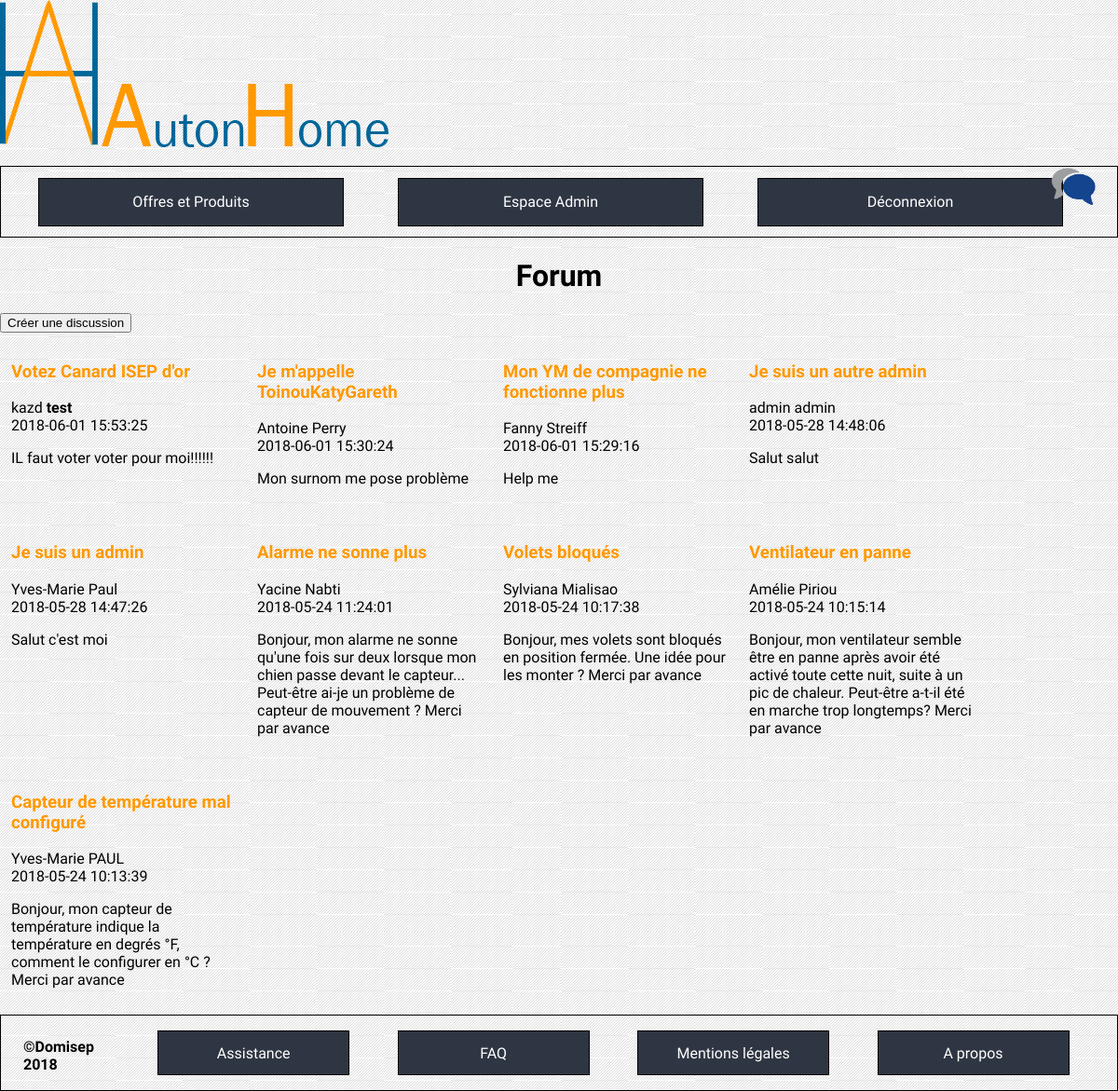
Screenshot of /index.php?cible=indexforum (signed in) with the database file from the repository.
### tables this page shows
CREATE TABLE `forum_discussion` (
  `ID` int(11) NOT NULL,
  `topic` text NOT NULL,
  `text` text NOT NULL,
  `id_user` int(11) NOT NULL,
  `dateTime` datetime NOT NULL
);

CREATE TABLE `user` (
  `ID` int(11) NOT NULL,
  `firstName` varchar(100) NOT NULL,
  `lastName` varchar(100) NOT NULL,
  `mail` varchar(100) NOT NULL,
  `password` varchar(255) NOT NULL,
  `phoneNumber` varchar(10) NOT NULL,
  `addressNumber` int(4) NOT NULL,
  `addressStreet` varchar(100) NOT NULL,
  `addressZipCode` int(10) NOT NULL,
  `addressCity` varchar(100) NOT NULL,
  `addressCountry` varchar(100) NOT NULL,
  `type` varchar(100) NOT NULL
);

### controleurs/indexforum.php (called while the page is built, shortened)
<?php
if(isLoggedAsAdmin()){
    $section = 'indexforum';
    $value = getAllMessagesWithNames($bdd);
    $value = array_reverse($value);
}
elseif (isLoggedAsUser()){
    $status="LU";
    $section = 'indexforum';
    $value = getAllMessagesWithNames($bdd);
    $value = array_reverse($value);
}
else{
    $status="UU";
}
include('vues/indexforum.php');

### index.php (called while the page is built, shortened)
<?php
include("controleurs/functions.php");
if(isset($_GET['cible']) && !empty($_GET['cible'])) {
    $url = $_GET['cible'];
} else {
    $url = 'accueil';
}
include('controleurs/' . $url . '.php');

### controleurs/functions.php (called while the page is built, shortened)
<?php
function isLoggedAsAdmin()
{
    if(isset($_SESSION["type"])){
        if ($_SESSION["type"]=="admin") {
            return true;
        } else {
            return false;
        }
    }
    else{
        return false;
    }
}

### modele/forumDiscussion.php (called while the page is built, shortened)
<?php
function getAllMessagesWithNames($bdd){
$statement = $bdd->prepare('SELECT forum_discussion.ID, firstName, lastName, topic, text, dateTime FROM user INNER JOIN forum_discussion ON user.ID = forum_discussion.id_user');
$statement->execute();
return $statement->fetchAll();
}

### vues/indexForum.php (the view)
<?php
require ('vues/header_'.$status.'.php');
?>
<div class="principal">
    <h1> Forum </h1>
    <a href="index.php?cible=forum"> <button class="nouvelle_discussion" type="submit" name="submit"> Créer une discussion </button> </a>
    <div class="discussion">
        <?php foreach ($value as $element) { ?>
            <div class="discussion-infos">
                <h3> <a href="index.php?cible=forummessage&id=<?php echo ($element["ID"]);?>"> <?php echo($element["topic"]); ?> </a> </h3>
                <p> <?php echo($element['firstName']);?>    <?php echo($element['lastName']);?> <br> <?php echo($element["dateTime"]); ?> </p>
                <p><?php echo($element["text"]) ?></p>
            </div>
    <?php } ?>
    </div>
</div>
<?php
require('vues/footer.php');
?>

### vues/header_AD.php (shortened to what this page needs)
<!DOCTYPE html>
<head>
    <link rel="stylesheet" type="text/css" href="vues/CSS/all.css"/>
    <link rel="stylesheet" type="text/css" href="vues/CSS/header_AD.css"/>
    <link rel="stylesheet" type="text/css" href="vues/CSS/footer.css"/>
    <?php
    echo ('<link rel="stylesheet" type="text/css" href="vues/CSS/'.$section.'.css"/>');
    ?>
</head>
<body>
<header>
    <div class="header-title">
        <a href="index.php?cible=accueil"><img src="ressources/logo/logodomisep_logo.png"/></a>
        <a href="index.php?cible=accueil"><img src="ressources/logo/logodomisep_logo_texte.png"/></a>
    </div>
    <a href="index.php?cible=indexforum" ><img src="ressources/logo/forum.jpg" class="forum-logo"/></a>
    <nav>
        <ul>
            <a href="index.php?cible=nosoffres">
                <li>
                Offres et Produits
                </li>
            </a>
            <a href="index.php?cible=espaceadmin">
                <li>
                    Espace Admin
                </li>
            </a>
            <a href="index.php?cible=logout">
                <li>
                    Déconnexion
                </li>
            </a>
        </ul>
    </nav>
</header>

### vues/footer.php (shortened to what this page needs)
<link rel="stylesheet" type="text/css" href="vues/CSS/footer.css"/>
<footer>
    <div class="droit-reserve">
        &copy;Domisep 2018
    </div>
    <div class="footer-links">
        <ul>
            <a href="index.php?cible=assistance">
                <li>
                    Assistance
                </li>
            </a>
            <a href="index.php?cible=faq">
                <li>
                    FAQ
                </li>
            </a>
            <a href="index.php?cible=mentionslegales">
                <li>
                    Mentions légales
                </li>
            </a>
            <a href="index.php?cible=apropos">
                <li>
                    A propos
                </li>
            </a>
        </ul>
</footer>
</body>
</html>

### vues/CSS/all.css (style rules this page uses)
body { font-family: 'Muli', sans-serif; background: url("../../ressources/pictures/fondblanc.jpg") fixed ; margin: 0; }

### vues/CSS/header_AD.css (style rules this page uses)
header { margin-bottom: 5px; }
header a { color: black; text-decoration: none ; }
header nav ul { display: block; display: flex; flex-direction: row; border: 0.5px solid black; }
header nav a li { display: block; color: white; }
header nav a { text-decoration: none; list-style-type: none; margin-right: 5%; background-color: rgb(47,54,67); border: 1px solid black; line-height: 50px; width: 100%; text-align: center; margin-top: 1%; margin-bottom: 1%; }
.forum-logo { position: absolute; top : 15%; right: 2%; width: 4%; height: auto; }

### vues/CSS/footer.css (style rules this page uses)
footer { border: 0.5px solid black; display: flex; }
footer a { color: black; text-decoration: none ; }
.footer-links { display : flex; width: 100%; }
.footer-links ul { display: flex; justify-content: flex-end; list-style-type: none; width: 100%; }
.footer-links ul a { display: block; margin-right: 5%; background-color: rgb(47,54,67); border: 1px solid black; text-align: center; padding-right: 3%; padding-left: 3%; color: white; width: 100%; padding-top: 1.3%; padding-bottom: 1.3%; }
.droit-reserve { font-size : 100%; font-weight: bold; margin-left: 2%; margin-top: 2%; }

### vues/CSS/indexforum.css (style rules this page uses)
h1 { text-align: center; }
.discussion { display: flex; flex-wrap: wrap; }
.discussion-infos a { color: #ff9900; text-decoration: none; }
.discussion-infos { width: 20%; padding: 1%; }

### rows the page displays
forum_discussion: topic "Votez Canard ISEP d'or", id_user.firstName "kazd", id_user.lastName "test", dateTime "2018-06-01 15:53:25", text "IL faut voter voter pour moi!!!!!!"
forum_discussion: topic "Je m'appelle ToinouKatyGareth", id_user.firstName "Antoine", id_user.lastName "Perry", dateTime "2018-06-01 15:30:24", text "Mon surnom me pose problème"
forum_discussion: topic "Mon YM de compagnie ne fonctionne plus", id_user.firstName "Fanny", id_user.lastName "Streiff", dateTime "2018-06-01 15:29:16", text "Help me"
forum_discussion: topic "Je suis un autre admin", id_user.firstName "admin", id_user.lastName "admin", dateTime "2018-05-28 14:48:06", text "Salut salut"
forum_discussion: topic "Je suis un admin", id_user.firstName "Yves-Marie", id_user.lastName "Paul", dateTime "2018-05-28 14:47:26", text "Salut c'est moi"
forum_discussion: topic "Alarme ne sonne plus", id_user.firstName "Yacine", id_user.lastName "Nabti", dateTime "2018-05-24 11:24:01", text "Bonjour, mon alarme ne sonne qu'une fois sur deux lorsque mon chien passe devant le capteur... Peut-être ai-je un problème de capteur de mouvement ? Merci par avance"
forum_discussion: topic "Volets bloqués", id_user.firstName "Sylviana", id_user.lastName "Mialisao", dateTime "2018-05-24 10:17:38", text "Bonjour, mes volets sont bloqués en position fermée. Une idée pour les monter ? Merci par avance"
forum_discussion: topic "Ventilateur en panne", id_user.firstName "Amélie", id_user.lastName "Piriou", dateTime "2018-05-24 10:15:14", text "Bonjour, mon ventilateur semble être en panne après avoir été activé toute cette nuit, suite à un pic de chaleur. Peut-être a-t-il été en marche trop longtemps? Merci par avance"
forum_discussion: topic "Capteur de température mal configuré", id_user.firstName "Yves-Marie", id_user.lastName "PAUL", dateTime "2018-05-24 10:13:39", text "Bonjour, mon capteur de température indique la température en degrés °F, comment le configurer en °C ? Merci par avance"
